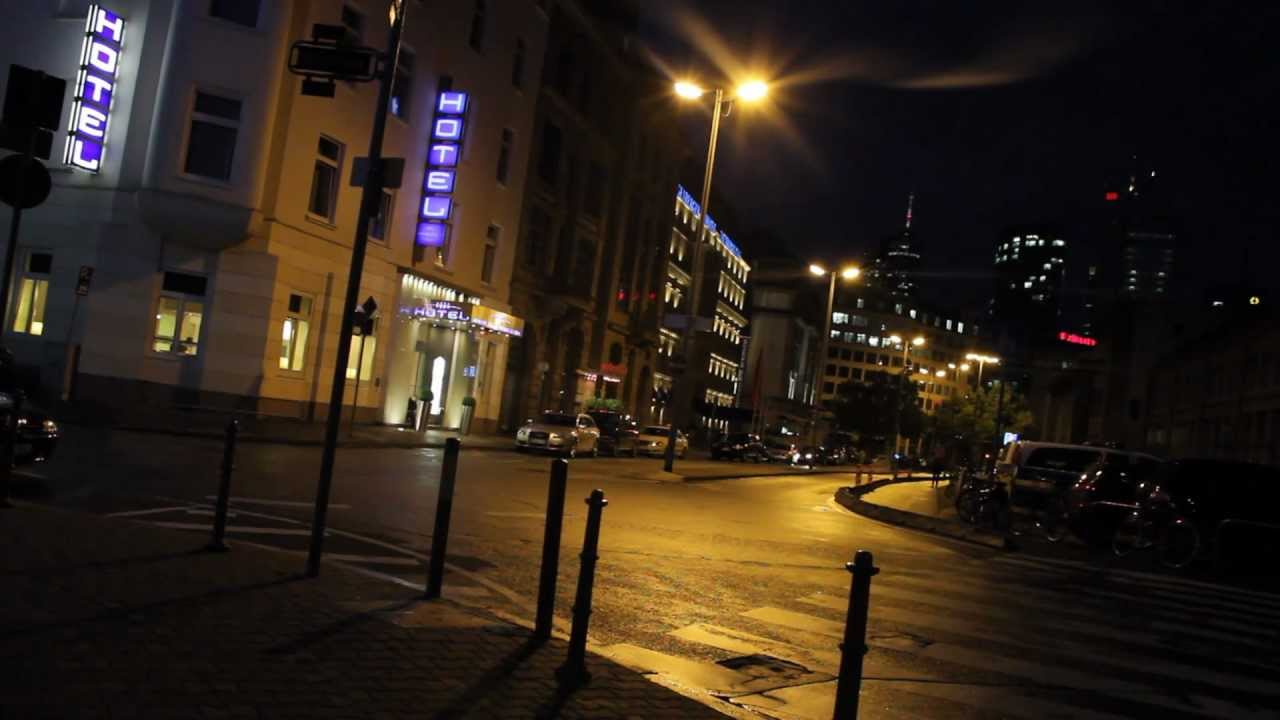
#> input picture LIME_V1.0(Beta)/res_27_3.jpg, 1280 x 720 px, found by its file name
$ python Histogram_1.py
#> lines starting #> are read from the running program, lines starting #| are printed output that depends on the picture
import cv2
import numpy as np
from matplotlib import pyplot as plt


img = cv2.imread('res_27_3.jpg',0)
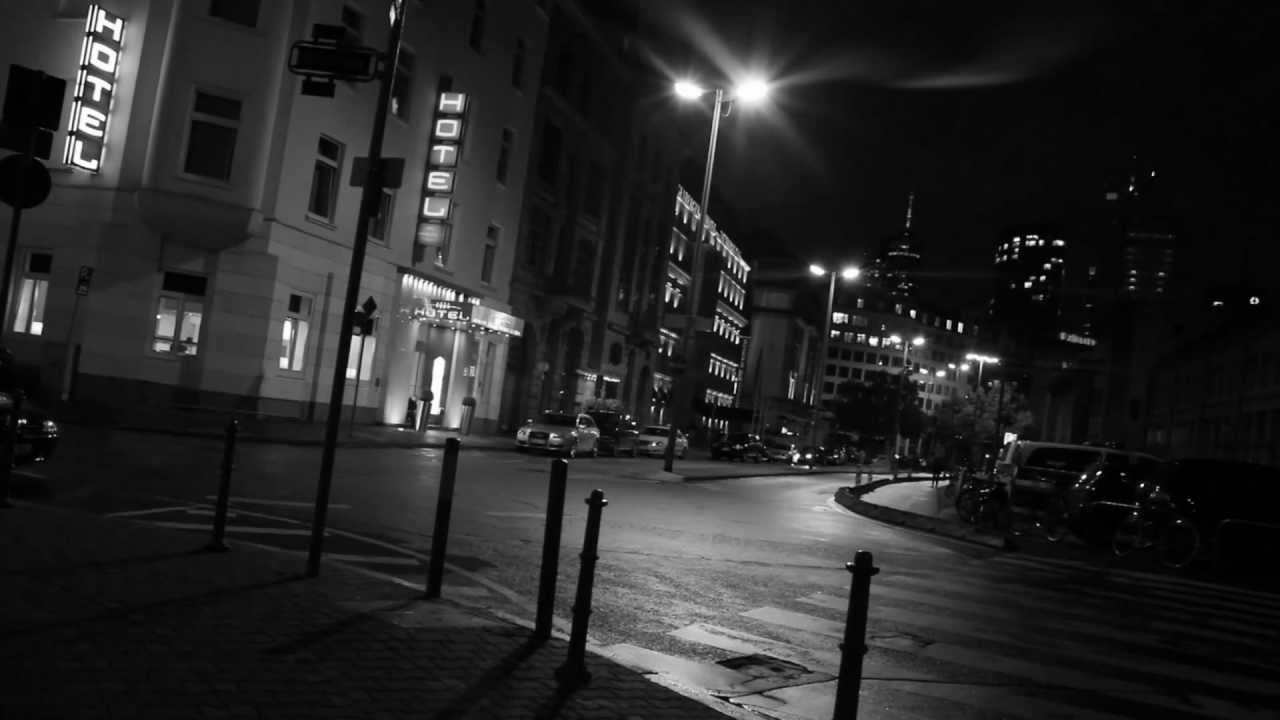
#> img: shape (720, 1280); min 0, max 255, mean 39

# create a mask
mask = np.zeros(img.shape[:2], np.uint8)
mask[100:300, 100:400] = 255
masked_img = cv2.bitwise_and(img,img,mask = mask)
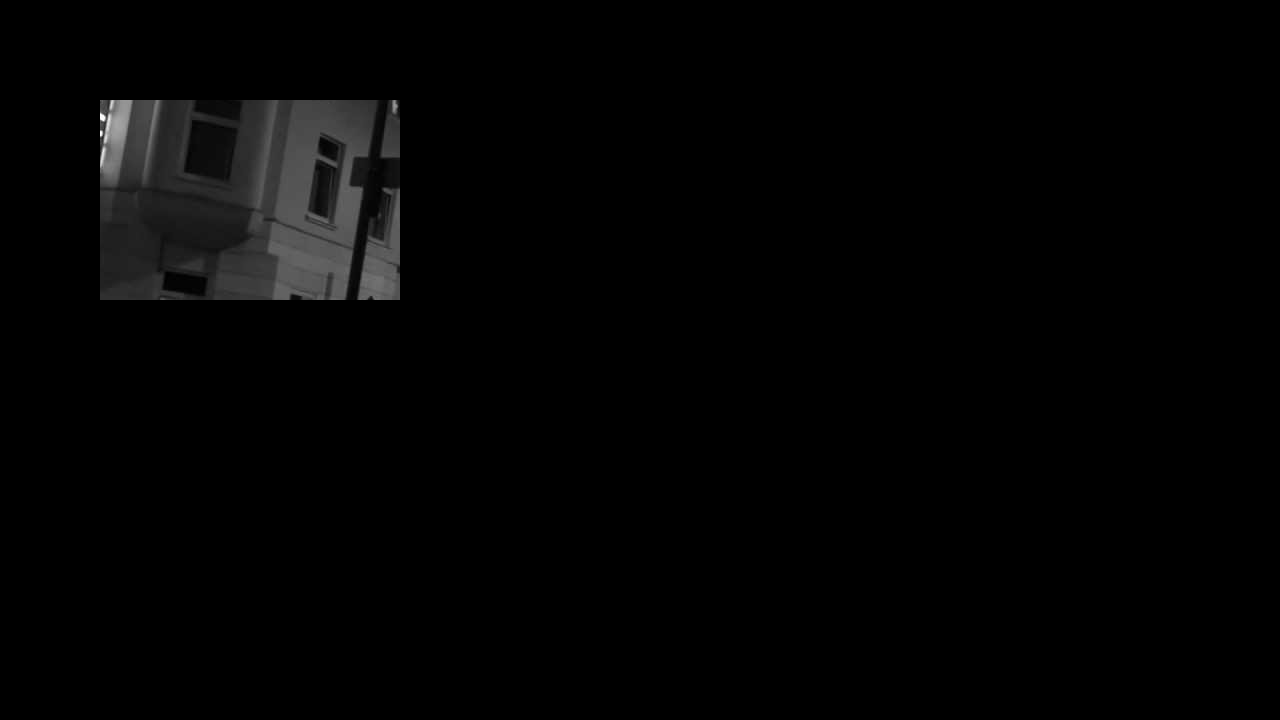
#> masked_img: shape (720, 1280); min 0, max 255, mean 3.5

# Calculate histogram with mask and without mask
# Check third argument for mask
hist_full = cv2.calcHist([img],[0],None,[256],[0,256])
#> hist_full = 256 values, max 53669 at index 6, min 75 at index 221, mean 3600
hist_mask = cv2.calcHist([img],[0],mask,[256],[0,256])
#> hist_mask = 256 values, max 2154 at index 34, min 0 at index 192, mean 234.4

plt.subplot(221), plt.imshow(img, 'gray')
plt.subplot(222), plt.imshow(mask,'gray')
plt.subplot(223), plt.imshow(masked_img, 'gray')
plt.subplot(224), plt.plot(hist_full), plt.plot(hist_mask)
plt.xlim([0,256])

plt.show()
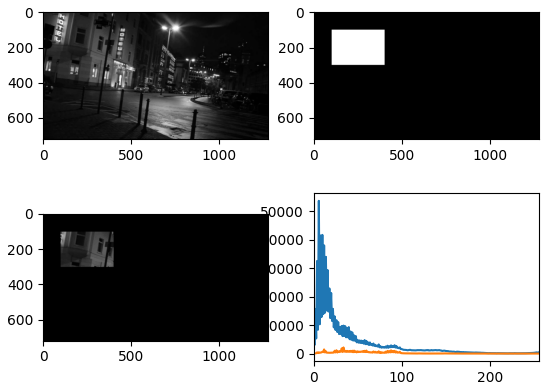
#> figure drawn by matplotlib, 4 panels; panel 4: curve peaks at x = 6, y = 53669; panel 4: curve peaks at x = 34, y = 2154

$ run again, with LIME_V1.0(Beta)/inp_1.jpg copied over LIME_V1.0(Beta)/res_27_3.jpg
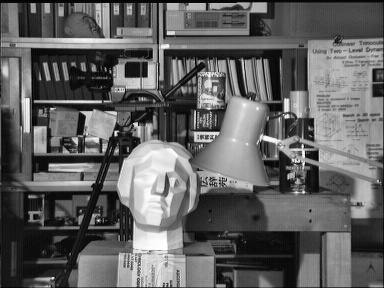
#> input picture LIME_V1.0(Beta)/inp_1.jpg, 384 x 288 px, found by its file name
#> img is the input picture: shape (288, 384); min 0, max 255, mean 97.6
#> `masked_img = cv2.bitwise_and(img,img,mask = mask)`:
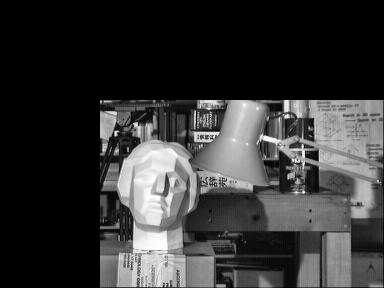
#> masked_img: shape (288, 384); min 0, max 255, mean 53.1
#> hist_full = 256 values, max 1059 at index 13, min 26 at index 254, mean 432
#> hist_mask = 256 values, max 413 at index 12, min 16 at index 1, mean 208.6
#> `plt.show()`:
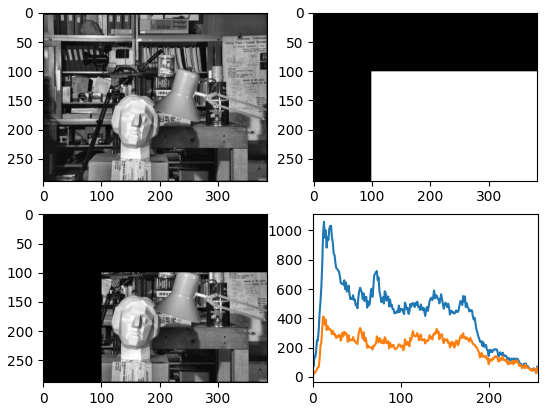
#> figure drawn by matplotlib, 4 panels; panel 4: curve peaks at x = 13, y = 1059; panel 4: curve peaks at x = 12, y = 413

$ run again, with LIME_V1.0(Beta)/res_27_2_r_c.jpg copied over LIME_V1.0(Beta)/res_27_3.jpg
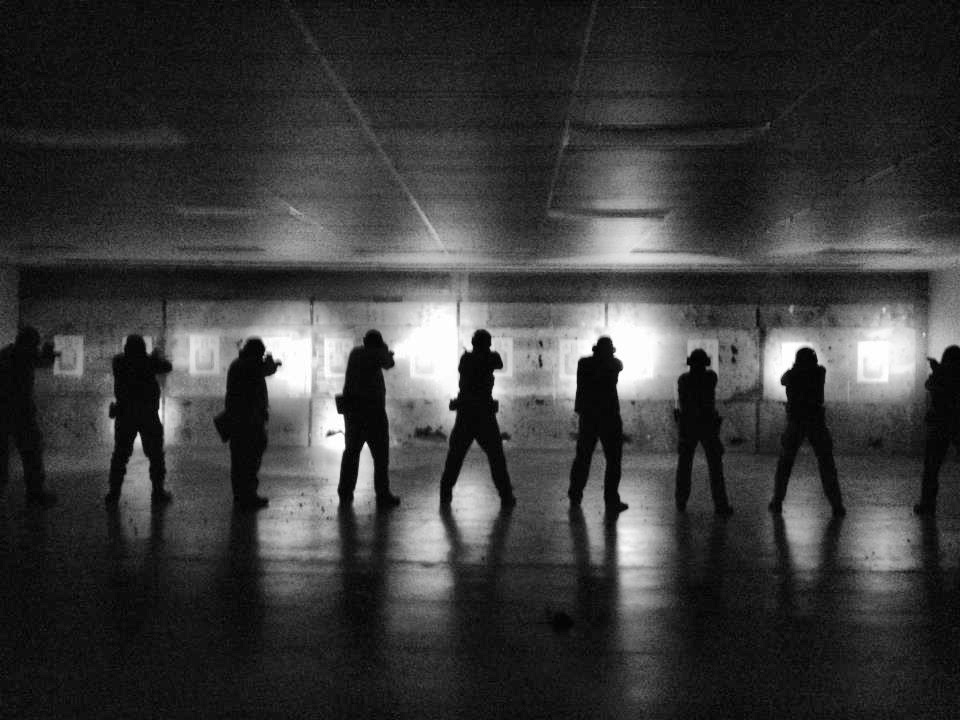
#> input picture LIME_V1.0(Beta)/res_27_2_r_c.jpg, 960 x 720 px, found by its file name
#> img is the input picture: shape (720, 960); min 0, max 255, mean 59.1
#> `masked_img = cv2.bitwise_and(img,img,mask = mask)`:
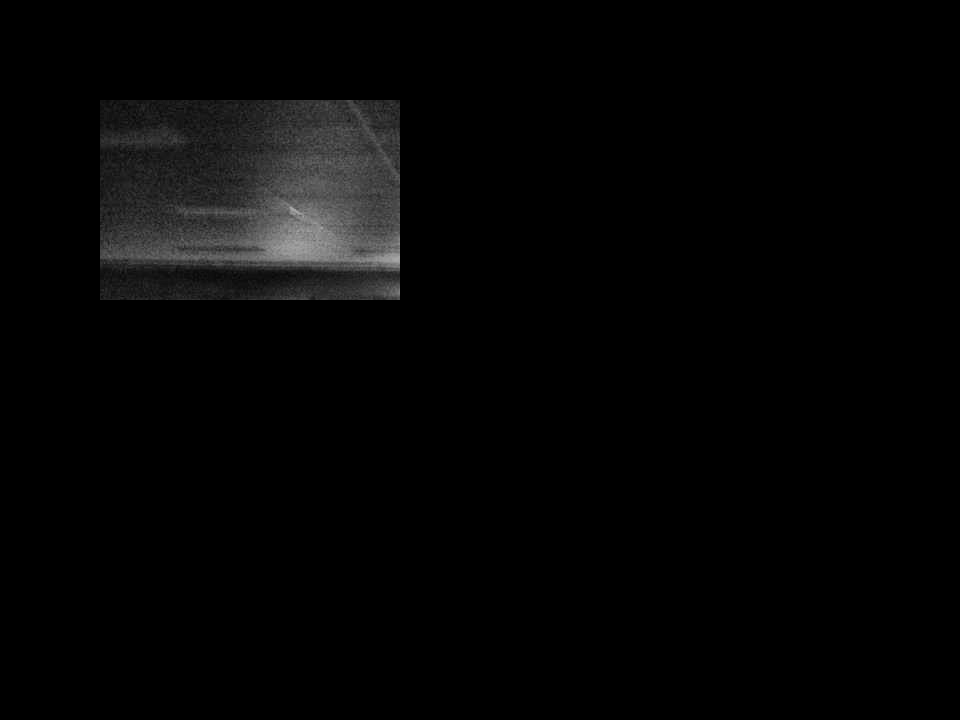
#> masked_img: shape (720, 960); min 0, max 170, mean 5
#> hist_full = 256 values, max 17154 at index 20, min 198 at index 0, mean 2700
#> hist_mask = 256 values, max 1085 at index 30, min 0 at index 0, mean 234.4
#> `plt.show()`:
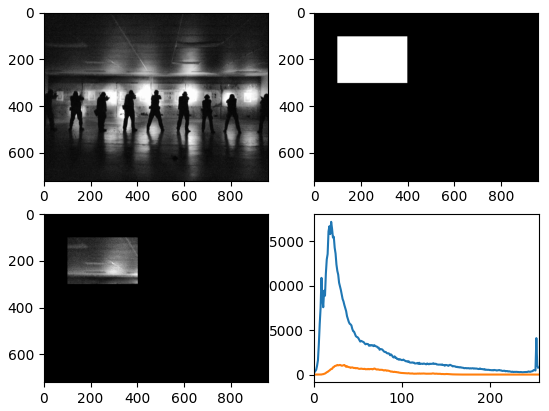
#> figure drawn by matplotlib, 4 panels; panel 4: curve peaks at x = 20, y = 17154; panel 4: curve peaks at x = 30, y = 1085
